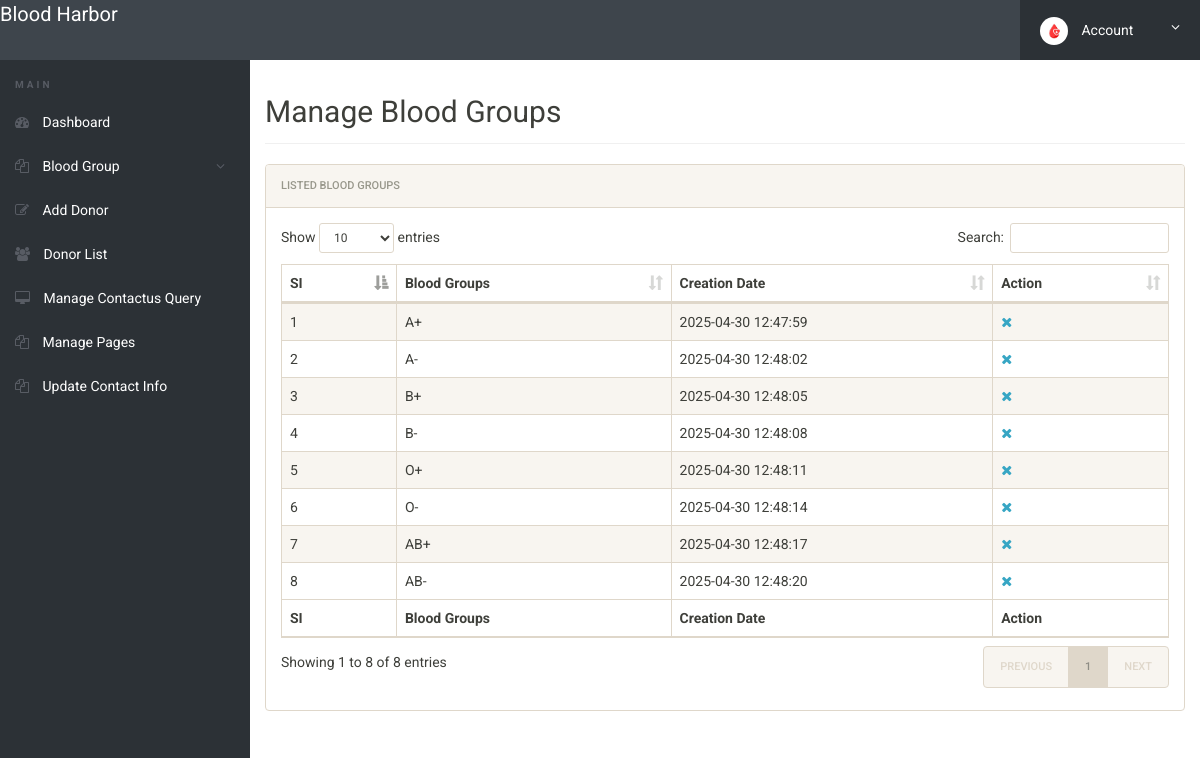
Page /admin/manage-bloodgroup.php (signed in) on the committed database.
### tables this page shows
CREATE TABLE `tblbloodgroup` (
  `id` int(11) NOT NULL,
  `BloodGroup` varchar(20) DEFAULT NULL,
  `PostingDate` timestamp NOT NULL DEFAULT current_timestamp()
);

### admin/manage-bloodgroup.php (the view, shortened to what this page needs)
<?php
include('includes/config.php');
if(strlen($_SESSION['alogin'])==0)
	{
header('location:index.php');
}
else{
 ?>
<!doctype html>
<html lang="en" class="no-js">
<head>
	<link rel="stylesheet" href="css/font-awesome.min.css">
	<link rel="stylesheet" href="css/bootstrap.min.css">
	<link rel="stylesheet" href="css/dataTables.bootstrap.min.css">
	<link rel="stylesheet" href="css/bootstrap-social.css">
	<link rel="stylesheet" href="css/bootstrap-select.css">
	<link rel="stylesheet" href="css/fileinput.min.css">
	<link rel="stylesheet" href="css/awesome-bootstrap-checkbox.css">
	<link rel="stylesheet" href="css/style.css">
</head>
<body>
	<?php include('includes/header.php');?>
	<div class="ts-main-content">
		<?php include('includes/leftbar.php');?>
		<div class="content-wrapper">
			<div class="container-fluid">
				<div class="row">
					<div class="col-md-12">
						<h2 class="page-title">Manage Blood Groups</h2>
						<div class="panel panel-default">
							<div class="panel-heading">Listed  Blood Groups</div>
							<div class="panel-body">
								<table id="zctb" class="display table table-striped table-bordered table-hover" cellspacing="0" width="100%">
									<thead>
										<tr>
										<th>SI</th>
												<th>Blood Groups</th>
											<th>Creation Date</th>
											<th>Action</th>
										</tr>
									</thead>
									<tfoot>
										<tr>
										<th>SI</th>
											<th>Blood Groups</th>
											<th>Creation Date</th><th>Action</th>
										</tr>
									</tfoot>
									<tbody>
<?php $sql = "SELECT * from  tblbloodgroup ";
$query = $dbh -> prepare($sql);
$query->execute();
$results=$query->fetchAll(PDO::FETCH_OBJ);
$cnt=1;
if($query->rowCount() > 0)
{
foreach($results as $result)
{				?>
										<tr>
											<td><?php echo htmlentities($cnt);?></td>
											<td><?php echo htmlentities($result->BloodGroup);?></td>
											<td><?php echo htmlentities($result->PostingDate);?></td>
<td>
<a href="manage-bloodgroup.php?del=<?php echo $result->id;?>" onclick="return confirm('Do you want to delete');"><i class="fa fa-close"></i></a></td>
										</tr>
										<?php $cnt=$cnt+1; }} ?>
									</tbody>
								</table>
							</div>
						</div>
					</div>
				</div>
			</div>
		</div>
	</div>
</body>
</html>
<?php } ?>

### admin/css/style.css (style rules this page uses)
html { font-size: 14px; }
@media only screen and (min-width: 480px) { html { font-size: 17px; } }
@media only screen and (min-width: 768px) { html { font-size: 14px; } }
body { font-size: 1em; }
a { color: #37a6c4; }
.panel { overflow: hidden; }
.page-title { padding-bottom: 15px; margin-bottom: 20px; border-bottom: 1px solid #f0f0f0; }
.ts-main-content .content-wrapper { padding-top: 15px; margin-top: 60px; }
@media only screen and (min-width: 992px) { .ts-main-content .content-wrapper { margin-left: 250px; } }

### rows in the picture
tblbloodgroup: BloodGroup "A+", PostingDate "2025-04-30 12:47:59"
tblbloodgroup: BloodGroup "A-", PostingDate "2025-04-30 12:48:02"
tblbloodgroup: BloodGroup "B+", PostingDate "2025-04-30 12:48:05"
tblbloodgroup: BloodGroup "B-", PostingDate "2025-04-30 12:48:08"
tblbloodgroup: BloodGroup "O+", PostingDate "2025-04-30 12:48:11"
tblbloodgroup: BloodGroup "O-", PostingDate "2025-04-30 12:48:14"
tblbloodgroup: BloodGroup "AB+", PostingDate "2025-04-30 12:48:17"
tblbloodgroup: BloodGroup "AB-", PostingDate "2025-04-30 12:48:20"
